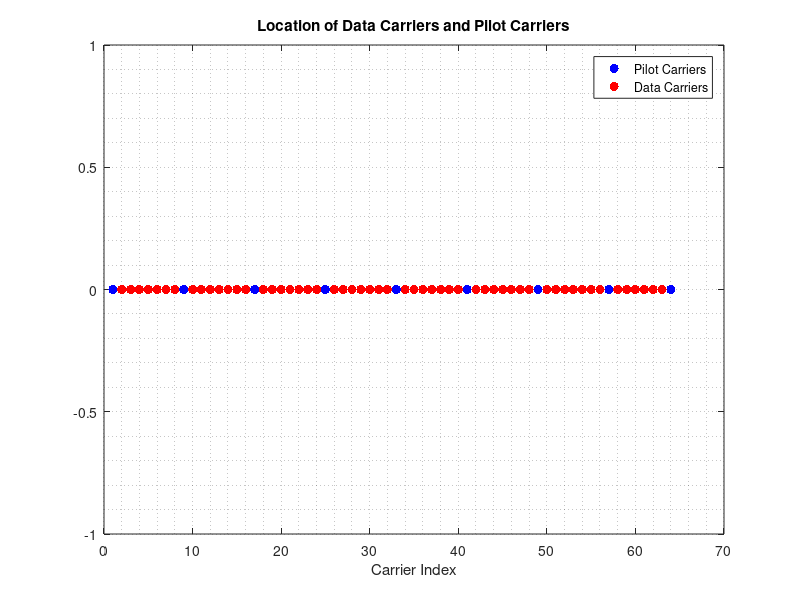
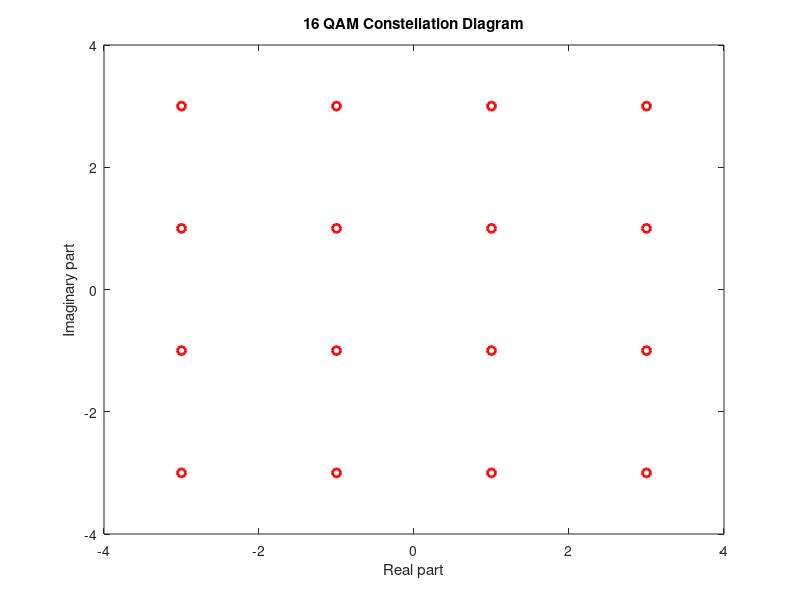
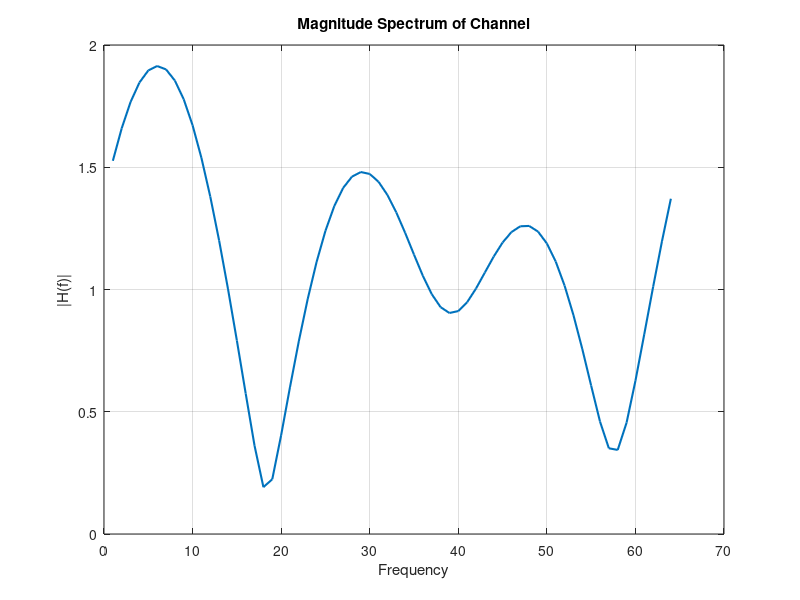
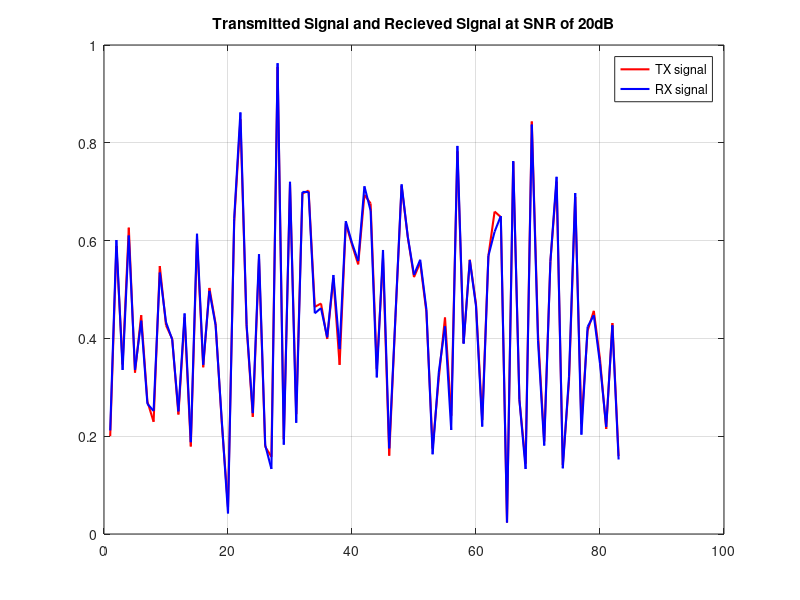

These charts were generated, in order, by the following MATLAB code:
clearvars;close all;clc;
SER =0;
% 16QAM MODULATION
M=16;
k = log2(M);
c= [-3 -1 1 3];
[a b] = meshgrid(c);
s = [reshape(a,[1,M]);reshape(b,[1,M])];
s = s(1,:)+sqrt(-1)*s(2,:);
K = 64; % number of ofdm carriers
CP = floor(K/4);%Length of the cyclic prefix: 25% of the block
P = 8;%number of pilor carriers per OFDM block
pilotValue = 3+3i; %the known value of each pilot transmits
%CALCULATING PILOT CARRIERS AND DATA CARRIERS
allcarriers = zeros(1,64);
for i =1:64
    allcarriers(i) = i;
end
%Adding pilot value at every 8th sample
pilotcarriers = allcarriers(1:floor(K/P):end);
%Let the last sample be pilot
pilotcarriers = [pilotcarriers allcarriers(end)];
%Remaining indices are deddicated to datacarriers 
datacarriers = setdiff(allcarriers,pilotcarriers);
%Visualizing Data Carriers and Pilot Carriers
figure('Renderer', 'painters', 'Position', [10 10 900 300])
plottin = zeros(1,64);
plot(pilotcarriers, plottin(pilotcarriers), 'b.','Markersize',20);
hold on;
plot(datacarriers, plottin(datacarriers), 'r.','Markersize',20);
legend('Pilot Carriers','Data Carriers')
xlabel('Carrier Index');
title('Location of Data Carriers and Pilot Carriers')
grid minor;
%16 QAM therefore 4 bits are required to represent each symbol
mu = 4;%BITS PER SYMBOL
payloadBits_per_OFDM = length(datacarriers)*mu; %number of payload bits per OFDM symbol
%GENERATING BIT STREAM
Txbits = randi([0,1],1,payloadBits_per_OFDM);
array = 3:-1:0;
bin = 2.^(array);
SP = reshape(Txbits,[length(datacarriers),mu]);
index = SP*bin'+1;
%MODULATION
QAM = s(index);
%PLOTTING CONSTELLATION POINTS
figure();
plot(real(s),imag(s),'ro','LineWidth',2)
axis([-4 4 -4 4])
xlabel('Real part')
ylabel('Imaginary part')
title('16 QAM Constellation Diagram')
%Total of 220 bits are being transmitted
%which are converted to 55X4 
%OFDM data with 55 Symbols and 9 Pilots, so Toatal = 64(=K)
ofdm_data = zeros(K,1);
%Loading pilot values at choosen indices
ofdm_data(pilotcarriers) = pilotValue;
%Rest 55 will be data carriers (QAM converterd complex symbols)
ofdm_data(datacarriers)  = QAM;

%CONVERTING OFDM TO TIME DOMAIN
ofdm_time = ifft(ofdm_data);

%CYCLIC PREFIXES
%cyclic prefix will be last 16 values from time-domain ofdm data
cp = ofdm_time(end-15:end)';
%PARALLEL TO SERIAL CONVERTER
ofdm_time =transpose(ofdm_time);
%ADDING CYCLIC PREFIXES;
ofdm_cp = horzcat(cp,ofdm_time);
%TRANSMITTER
%OFDM SYMBOLS ARE TRANSMITTED THROUGH AWGN CHANNEL

%CHANNEL with Impulse response 
channelResponse = [1, 0, 0.3+0.3j, 0.5j]; %the impulse response of the wireless channel
H_exact = fft(channelResponse, K);
figure();
plot(abs(H_exact),'Linewidth',1.5);grid on;
xlabel('Frequency');
ylabel('|H(f)|');
title('Magnitude Spectrum of Channel');
%DATA POWER
snr =30;%signal to noise-ratio in dB at the receiver

Ch_ofdm = conv(ofdm_cp, channelResponse);
signal_pwr = mean(abs(Ch_ofdm.^2));
noise_pwr = signal_pwr.*10.^(-snr/10);
sigma = sqrt(noise_pwr/2);
%AWGN noise
noise = sigma*randn(1,length(Ch_ofdm))+1i*sigma*randn(1,length(Ch_ofdm));
Tx = Ch_ofdm+noise;
figure();
plot(abs(Ch_ofdm),'r-','linewidth',1.5);hold on;
plot(abs(Tx),'b-','linewidth',1.5)
legend('TX signal','RX signal')
title('Transmitted Signal and Recieved Signal at SNR of 20dB')
grid on;
%MEASURE SNR
snr_meas = 10*log10(mean(abs(Ch_ofdm.^2))/mean(abs(noise.^2)));

%RECIEVER DESIGN
%CP is removed 
Rx = Tx(CP+1:(CP+K));
%SERIAL TO PARALLEL CONVERTER
Rx = Rx(:);
%CONVERTED BACK TO FREQUENCY DOMAIN
Rx_fft = fft(Rx);
%ESTIMATING PILOTS AT RECIEVER
pilot = Rx_fft(pilotcarriers);
Rcvd_data = setdiff(Rx_fft,pilot);
Hest_at_pilots = transpose(pilot) / pilotValue;
Hest_abs = interp1(pilotcarriers, abs(Hest_at_pilots), allcarriers);
Hest_phase = interp1(pilotcarriers, angle(Hest_at_pilots), allcarriers);
Hest = Hest_abs .* exp(1i*Hest_phase);  
figure();
plot(allcarriers, abs(H_exact),'linewidth',1.5);
hold on;
stem(pilotcarriers, abs(Hest_at_pilots),'linewidth',1.5);
hold on;
plot(allcarriers, abs(Hest),'m','linewidth',1.5 );
legend('Correct Channel','Pilot estimates','Estimated channel via interpolation');
Eq_hest = Rx_fft ./ transpose(Hest);
Eq_hest(pilotcarriers) =[];
figure();
plot(real(Eq_hest), imag(Eq_hest), 'bo','linewidth',1.5);
hold on;
plot(real(s), imag(s), 'ro','linewidth',2);
axis([-4 4 -4 4])
%Demodulating
e = Eq_hest-s;  
e1 = abs(e).^2;
e1 = transpose(e1);
[p,q] = min(e1);
SER= SER+ sum(q~=index');